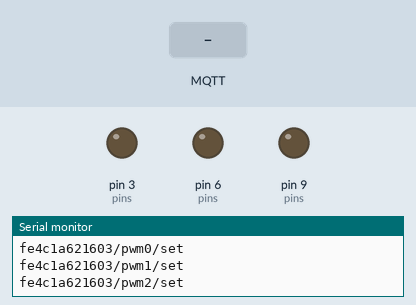
A program run on a simulated Arduino Uno, built with avr-gcc and run on an emulated ATmega328P. Parts: output pins drawn as LEDs (lit = HIGH), the last lines printed to the serial monitor. The test bench sets the inputs (shaded band). WiFi joins after 1.5 s; servers stay silent unless stated; no MQTT or app messages arrive unless stated.

Above: at 2.7 s.
2.8 s: MQTT message "5" arrives on the first subscribed topic
At 3.1 s:
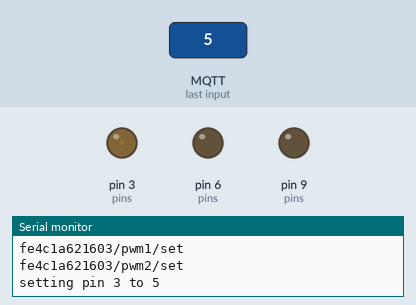
4.3 s: MQTT message "90" arrives on the first subscribed topic
At 5.4 s:
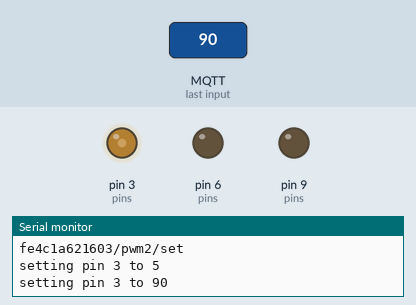
5.8 s: MQTT message "200" arrives on the first subscribed topic
At 6.5 s:
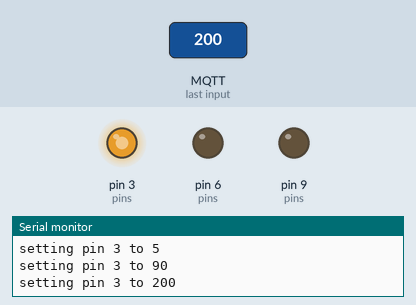
7.3 s: MQTT message "5" arrives on the second subscribed topic
At 7.7 s:
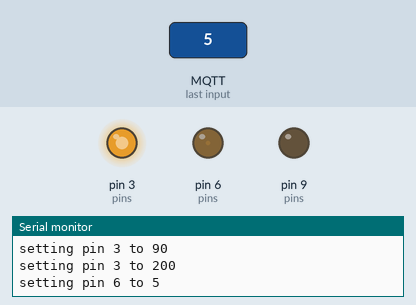
8.8 s: MQTT message "0" arrives on the first subscribed topic
At 10.0 s:
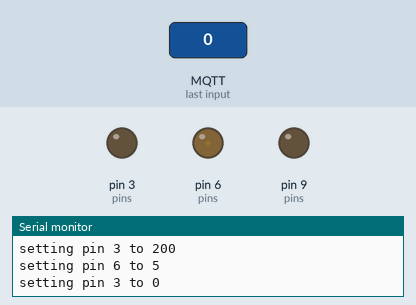
10.3 s: MQTT message "1" arrives on the first subscribed topic
At 11.2 s:
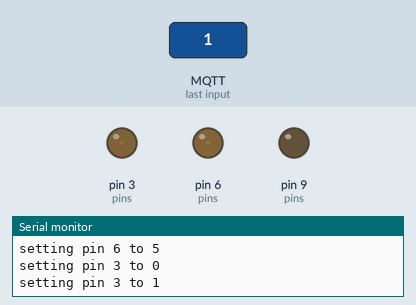
Timing chart, 0 to 12.8 s (numbered marks = the images above; inputs shaded):
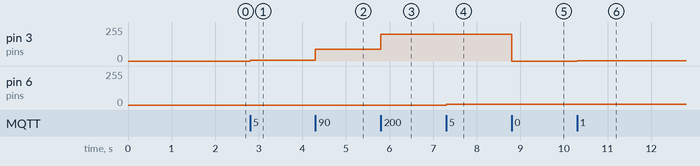

The program:

main.cpp
```cpp
// (licence header left out)
#include "Arduino.h"
#include <avr/wdt.h>
#include <SPI.h>
#include <Ethernet.h>
#include <PubSubClient.h>
#include <OneWire.h>

#define ONEWIRE_ID_PIN 2

OneWire ds(ONEWIRE_ID_PIN);
EthernetClient ethClient;
PubSubClient client(ethClient);

char name[13];

struct pin {
	uint8_t pin; /* pin number */
	int index;
	word state;
};

#define PIN(_index, _pin) {				\
	.pin = _pin,					\
	.index = _index,				\
}

struct pin pins[] = {
	PIN(0, 3),
	PIN(1, 6),
	PIN(2, 9),
};

#define ARRAY_SIZE(x) (sizeof(x) / sizeof((x)[0]))
#define PINS_COUNT ARRAY_SIZE(pins)

#define for_each_pin(pin, i)							\
	for (i = 0, pin = &pins[i]; i < PINS_COUNT; pin = &pins[++i])

String pin_topic(struct pin *pin)
{
	return String(name) + "/pwm" + pin->index;
}

String pin_topic_set(struct pin *pin)
{
	return pin_topic(pin) + "/set";
}

void pin_publish(struct pin *pin)
{
	char state_buf[16];

	String(pin->state).toCharArray(state_buf, sizeof(state_buf));
	client.publish(pin_topic(pin).c_str(), state_buf);
}

void pins_msg_process(String topic, String value)
{
	word new_state = value.toInt();
	struct pin *pin;
	unsigned int i;

	for_each_pin(pin, i) {
		if (pin_topic_set(pin) == topic &&
		    pin->state != new_state) {
			pin->state = new_state;
			Serial.println("setting pin " + String(pin->pin) + " to " + String(pin->state));
			analogWrite(pin->pin, pin->state);
			pin_publish(pin);
		}
	}
}

void pins_subscribe(void)
{
	struct pin *pin;
	unsigned int i;

	for_each_pin(pin, i) {
		Serial.println(pin_topic_set(pin));
		client.subscribe((pin_topic_set(pin)).c_str());
	}
}

void pins_init(void)
{
	struct pin *pin;
	unsigned int i;

	for_each_pin(pin, i)
		pinMode(pin->pin, OUTPUT);
}

void print_address()
{
	int i;

	Serial.print("IP address: ");
	for (i = 0; i < 4; i++) {
		if (i)
			Serial.print(".");
		Serial.print(Ethernet.localIP()[i], DEC);
	}
	Serial.println();
}

void callback(char *topic, byte *payload, unsigned int length)
{
	payload[length] = '\0';
	pins_msg_process(String(topic), String((char *) payload));
}

void setup()
{
	wdt_enable(WDTO_8S);
	byte addr[8];
	byte *mac;

	Serial.begin(9600);
	Serial.println("NANO PWM driver");

	/* Find a first available device on OneWire bus and take it's serial
	 * number as a base for MAC address.
	 */
	if (!ds.search(addr) || OneWire::crc8(addr, 7) != addr[7]) {
		Serial.println("Fatal - Failed to get OneWire ID\n");
		return;
	}

	mac = addr + 1;
	mac[0] &= 0xfe; /* Clear multicast bit. */
	mac[0] |= 0x02; /* Set local assignment bit. */

	wdt_reset();

	if (Ethernet.begin(mac) == 0) {
		Serial.println("Fatal - Failed to get IP address using DHCP\n");
		return;
	}
	print_address();

	sprintf(name, "%02x%02x%02x%02x%02x%02x", mac[0], mac[1], mac[2], mac[3], mac[4], mac[5]);
	Serial.println("Name: " + String(name));

	pins_init();

	/* Use assigned gateway IP as MQTT broker address with default port */
	client.setServer(Ethernet.gatewayIP(), 1883);
	client.setCallback(callback);
}

#define MQTT_RETRY_TIMEOUT 5000

static bool mqtt_connected;
static unsigned long mqtt_last_attempt;

void loop() {
	unsigned long now = millis();

	wdt_reset();

	if (!client.connected()) {
		if (mqtt_connected) {
			mqtt_last_attempt = 0;
			Serial.println("Disconnected from MQTT server");
			mqtt_connected = false;
		}
		if (!mqtt_last_attempt ||
		    mqtt_last_attempt + MQTT_RETRY_TIMEOUT < now ||
		    mqtt_last_attempt > now) {
			mqtt_last_attempt = now;
			if (client.connect(name)) {
				Serial.println("Connected to MQTT server");
				mqtt_connected = true;
				pins_subscribe();
			}
		}
	} else {
		client.loop();
	}
}
```

Measured:
- after the input at 2.8 s, pin 3 (pins): 0/255 → 5/255 at once
- after the input at 4.3 s, pin 3 (pins): 5/255 → 90/255 at once
- after the input at 5.8 s, pin 3 (pins): 90/255 → 200/255 at once
- after the input at 7.3 s, pin 6 (pins): 0/255 → 5/255 at once
- after the input at 8.8 s, pin 3 (pins): 200/255 → 0/255 at once
- after the input at 10.3 s, pin 3 (pins): 0/255 → 1/255 at once
